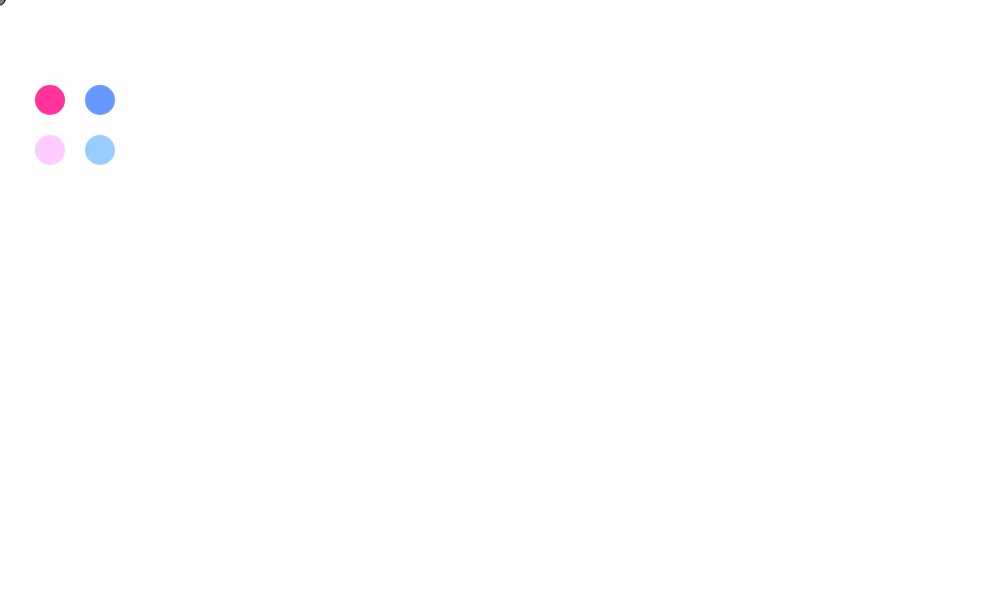
Frame 1 (no input)
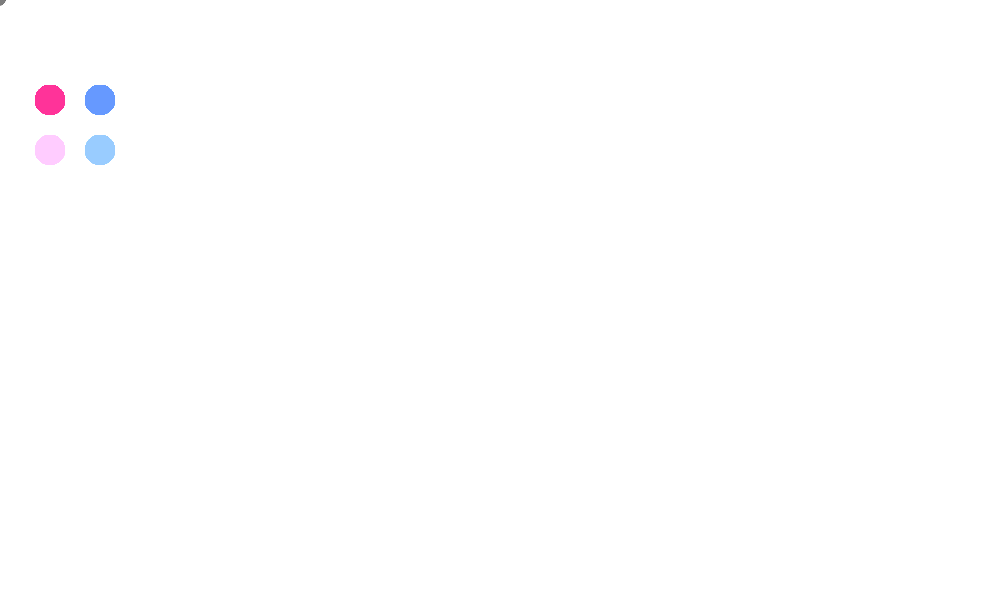
Frame 60 (no input)
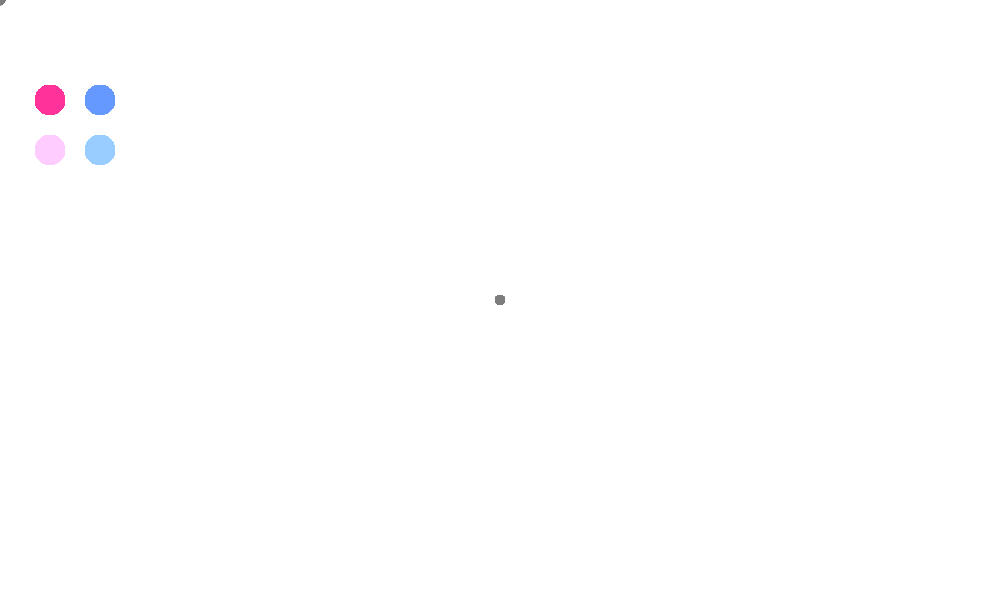
Frame 120 (the mouse pressed at the canvas centre since frame 60)

The p5.js sketch that drew these frames (run headless with seeded random() and noise() and a simulated clock; from frame 60 on, the mouse is pressed at the canvas centre):

// p5.js sketch
// ── sketch.js
var interfaceItems = [];

var brushSize = 10;
var brushColor = 125;


function setup() {
    createCanvas(1000, 600);

    interfaceItems.push(new interface(50, 100, 30, color(255, 51, 153)));
    interfaceItems.push(new interface(100, 100, 30, color(102, 153, 255)));
    interfaceItems.push(new interface(50, 150, 30, color(255, 204, 255)));
    interfaceItems.push(new interface(100, 150, 30, color(153, 204, 255)));
}

function draw() {

    fill(brushColor);
   ellipse(mouseX, mouseY, brushSize, brushSize);

    interfaceItems[0].display();
    interfaceItems[1].display();
    interfaceItems[2].display();
    interfaceItems[3].display();
    interfaceItems[0].check();
    interfaceItems[1].check();
    interfaceItems[2].check();
    interfaceItems[3].check();

}

function mousePressed() {

    if (interfaceItems[0].check() == true) {
        brushSize++;
    }

    if (interfaceItems[1].check() == true) {
        brushSize--;
    }
    if (interfaceItems[2].check() == true) {
        brushColor = "pink";
    }
    if (interfaceItems[3].check() == true) {
        brushColor ="black";
    }
}

function interface(tempX, tempY, tempBoxSize, tempColor) {
    this.x = tempX;
    this.y = tempY;
    this.boxSize = tempBoxSize;
    this.setFill = tempColor;
    this.overlay = false;

    this.display = function () {
        noStroke();
        fill(this.setFill);
        ellipse(this.x, this.y, this.boxSize, this.boxSize);

        if (this.overlay == true) {
            fill(0, 100);
            ellipse(this.x, this.y, this.boxSize, this.boxSize);
        }

    }

    this.check = function () {
        if (mouseX > this.x && mouseX < (this.x + this.boxSize) && mouseY > this.y && mouseY < (this.y + this.boxSize)) {
            this.overlay = true;
            return true;
        } else {
            this.overlay = false;

            return false;
        }
    }
}
